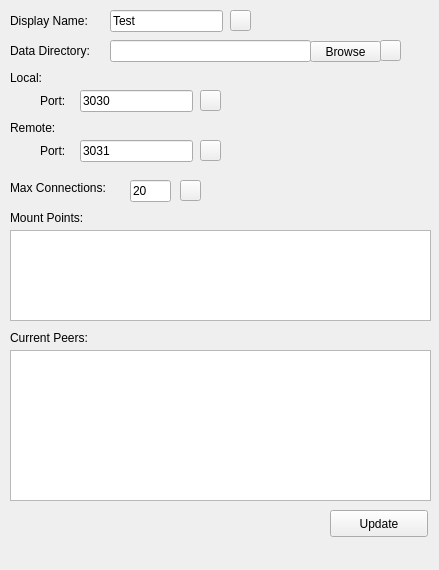
<?xml version="1.0" encoding="UTF-8"?>
<ui version="4.0">
 <class>LocalClient</class>
 <widget class="QWidget" name="LocalClient">
  <property name="geometry">
   <rect>
    <x>0</x>
    <y>0</y>
    <width>439</width>
    <height>570</height>
   </rect>
  </property>
  <property name="windowTitle">
   <string>Form</string>
  </property>
  <widget class="QLabel" name="label">
   <property name="geometry">
    <rect>
     <x>10</x>
     <y>10</y>
     <width>121</width>
     <height>21</height>
    </rect>
   </property>
   <property name="text">
    <string>Display Name:</string>
   </property>
  </widget>
  <widget class="QLineEdit" name="display_name">
   <property name="geometry">
    <rect>
     <x>110</x>
     <y>10</y>
     <width>113</width>
     <height>22</height>
    </rect>
   </property>
   <property name="text">
    <string>Test</string>
   </property>
  </widget>
  <widget class="QLabel" name="label_2">
   <property name="geometry">
    <rect>
     <x>10</x>
     <y>40</y>
     <width>101</width>
     <height>21</height>
    </rect>
   </property>
   <property name="text">
    <string>Data Directory:</string>
   </property>
  </widget>
  <widget class="QLabel" name="label_3">
   <property name="geometry">
    <rect>
     <x>10</x>
     <y>70</y>
     <width>91</width>
     <height>16</height>
    </rect>
   </property>
   <property name="text">
    <string>Local:</string>
   </property>
  </widget>
  <widget class="QLineEdit" name="local_port">
   <property name="geometry">
    <rect>
     <x>80</x>
     <y>90</y>
     <width>113</width>
     <height>22</height>
    </rect>
   </property>
   <property name="text">
    <string>3030</string>
   </property>
  </widget>
  <widget class="QLabel" name="label_4">
   <property name="geometry">
    <rect>
     <x>40</x>
     <y>90</y>
     <width>31</width>
     <height>21</height>
    </rect>
   </property>
   <property name="text">
    <string>Port:</string>
   </property>
  </widget>
  <widget class="QLabel" name="label_5">
   <property name="geometry">
    <rect>
     <x>10</x>
     <y>120</y>
     <width>91</width>
     <height>16</height>
    </rect>
   </property>
   <property name="text">
    <string>Remote:</string>
   </property>
  </widget>
  <widget class="QLineEdit" name="remote_port">
   <property name="geometry">
    <rect>
     <x>80</x>
     <y>140</y>
     <width>113</width>
     <height>22</height>
    </rect>
   </property>
   <property name="text">
    <string>3031</string>
   </property>
  </widget>
  <widget class="QLabel" name="label_6">
   <property name="geometry">
    <rect>
     <x>40</x>
     <y>140</y>
     <width>31</width>
     <height>21</height>
    </rect>
   </property>
   <property name="text">
    <string>Port:</string>
   </property>
  </widget>
  <widget class="QLabel" name="label_7">
   <property name="geometry">
    <rect>
     <x>10</x>
     <y>180</y>
     <width>121</width>
     <height>16</height>
    </rect>
   </property>
   <property name="text">
    <string>Max Connections:</string>
   </property>
  </widget>
  <widget class="QLineEdit" name="max_connections">
   <property name="geometry">
    <rect>
     <x>130</x>
     <y>180</y>
     <width>41</width>
     <height>22</height>
    </rect>
   </property>
   <property name="text">
    <string>20</string>
   </property>
  </widget>
  <widget class="QLabel" name="label_8">
   <property name="geometry">
    <rect>
     <x>10</x>
     <y>210</y>
     <width>111</width>
     <height>16</height>
    </rect>
   </property>
   <property name="text">
    <string>Mount Points:</string>
   </property>
  </widget>
  <widget class="QLineEdit" name="data_directory">
   <property name="geometry">
    <rect>
     <x>110</x>
     <y>40</y>
     <width>201</width>
     <height>22</height>
    </rect>
   </property>
  </widget>
  <widget class="QPushButton" name="pushButton">
   <property name="geometry">
    <rect>
     <x>310</x>
     <y>41</y>
     <width>71</width>
     <height>21</height>
    </rect>
   </property>
   <property name="text">
    <string>Browse</string>
   </property>
  </widget>
  <widget class="Info" name="display_i">
   <property name="geometry">
    <rect>
     <x>230</x>
     <y>10</y>
     <width>21</width>
     <height>21</height>
    </rect>
   </property>
   <property name="text">
    <string/>
   </property>
  </widget>
  <widget class="Info" name="data_dir_i">
   <property name="geometry">
    <rect>
     <x>380</x>
     <y>40</y>
     <width>21</width>
     <height>21</height>
    </rect>
   </property>
   <property name="text">
    <string/>
   </property>
  </widget>
  <widget class="Info" name="local_port_i">
   <property name="geometry">
    <rect>
     <x>200</x>
     <y>90</y>
     <width>21</width>
     <height>21</height>
    </rect>
   </property>
   <property name="text">
    <string/>
   </property>
  </widget>
  <widget class="Info" name="remote_port_i">
   <property name="geometry">
    <rect>
     <x>200</x>
     <y>140</y>
     <width>21</width>
     <height>21</height>
    </rect>
   </property>
   <property name="text">
    <string/>
   </property>
  </widget>
  <widget class="Info" name="max_connections_i">
   <property name="geometry">
    <rect>
     <x>180</x>
     <y>180</y>
     <width>21</width>
     <height>21</height>
    </rect>
   </property>
   <property name="text">
    <string/>
   </property>
  </widget>
  <widget class="QPushButton" name="submit">
   <property name="geometry">
    <rect>
     <x>330</x>
     <y>510</y>
     <width>98</width>
     <height>27</height>
    </rect>
   </property>
   <property name="text">
    <string>Update</string>
   </property>
  </widget>
  <widget class="QLabel" name="label_9">
   <property name="geometry">
    <rect>
     <x>10</x>
     <y>330</y>
     <width>111</width>
     <height>16</height>
    </rect>
   </property>
   <property name="text">
    <string>Current Peers:</string>
   </property>
  </widget>
  <widget class="QListWidget" name="current_peers">
   <property name="geometry">
    <rect>
     <x>10</x>
     <y>350</y>
     <width>421</width>
     <height>151</height>
    </rect>
   </property>
  </widget>
  <widget class="QListWidget" name="mount_points">
   <property name="geometry">
    <rect>
     <x>10</x>
     <y>230</y>
     <width>421</width>
     <height>91</height>
    </rect>
   </property>
  </widget>
 </widget>
 <customwidgets>
  <customwidget>
   <class>Info</class>
   <extends>QPushButton</extends>
   <header>info.h</header>
  </customwidget>
 </customwidgets>
 <resources/>
 <connections/>
</ui>
